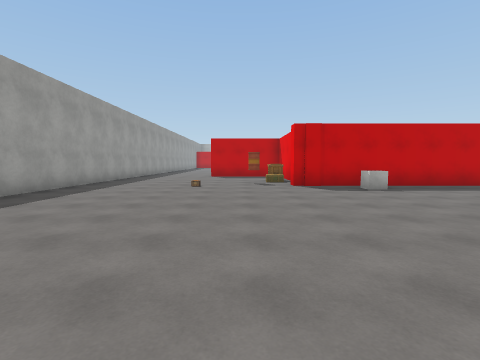
view 1 (above)

24 first-person views from a walk through a 3-D level made in the Unity game engine. The camera is 1.5 m above the floor, tilts 4° down and sees 85° across. The floor is counted in squares, 2 m on a side. Each view is taken from the middle of a square. On the plan, view 1 faces up. The plan holds only what a view shows up to about 9 squares ahead; the rest is blank. The place goes on beyond the plan. The player character is not drawn. Some surface patterns are stand-ins.

view 2
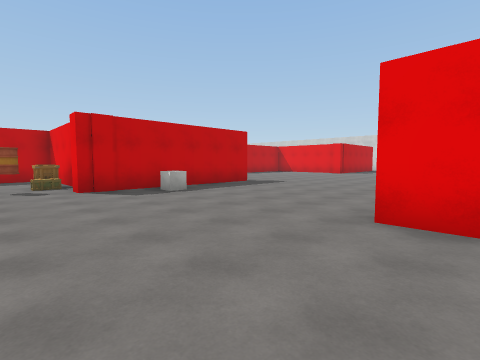

view 3
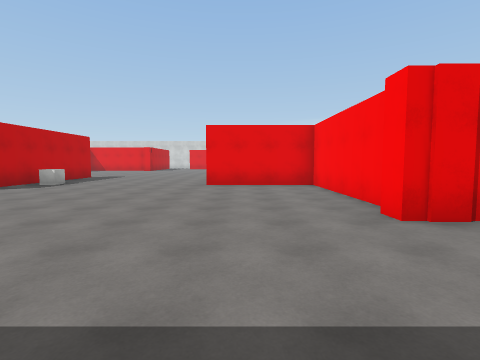

view 4
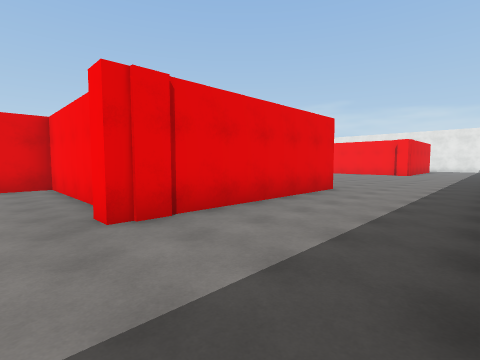

view 5
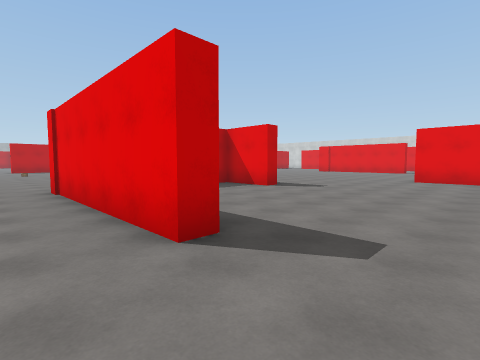

view 6
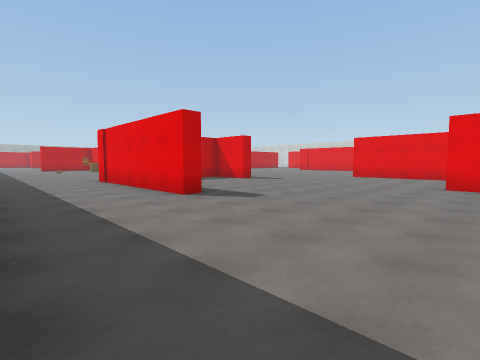

view 7
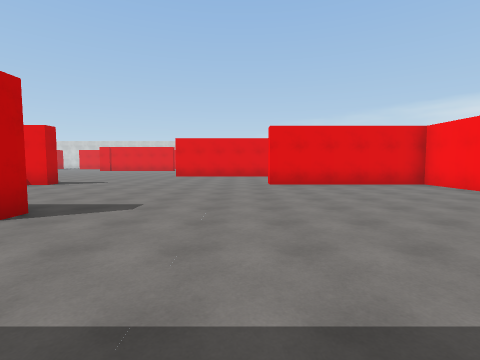

view 8
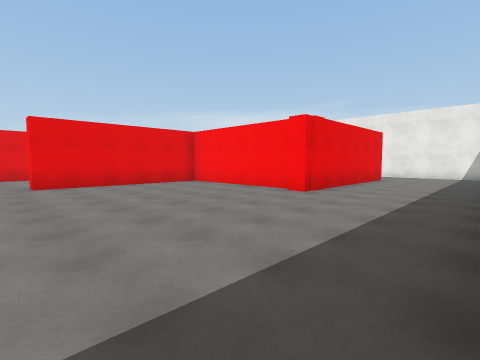

view 9
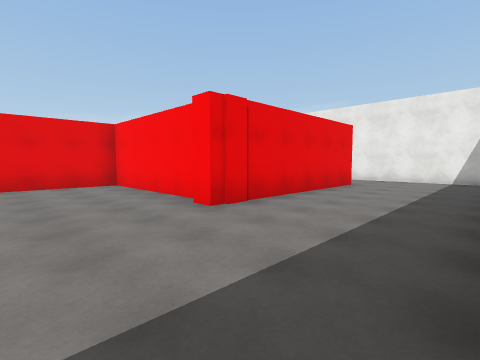

view 10
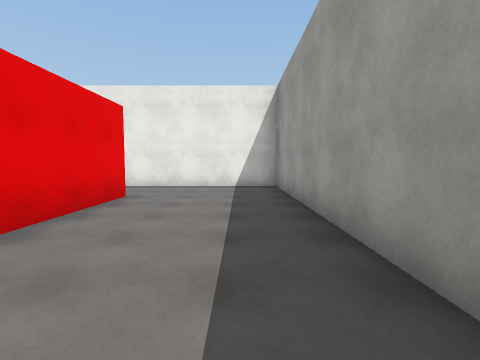

view 11
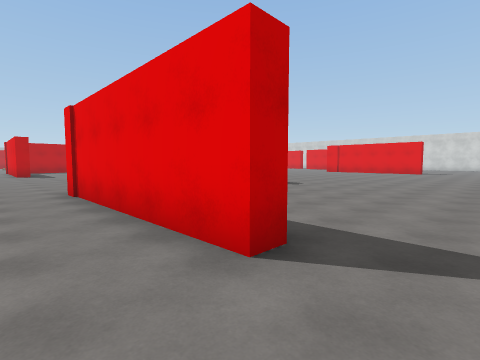

view 12
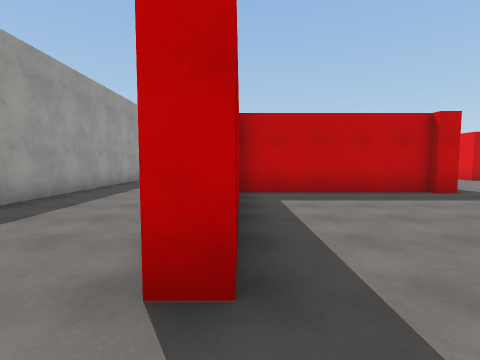

view 13
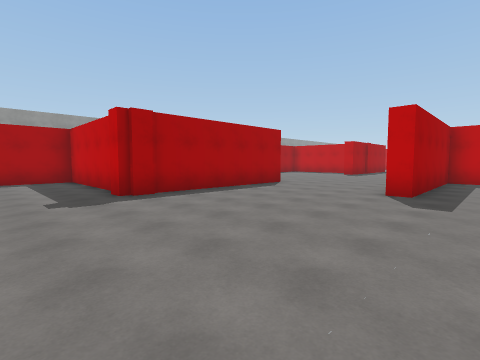

view 14
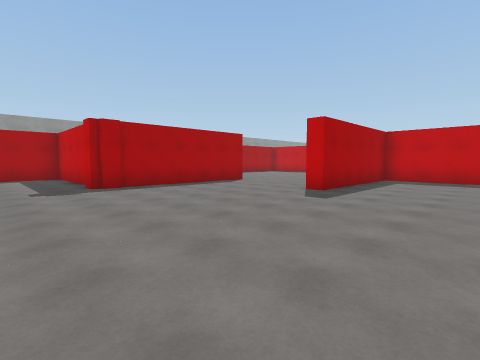

view 15
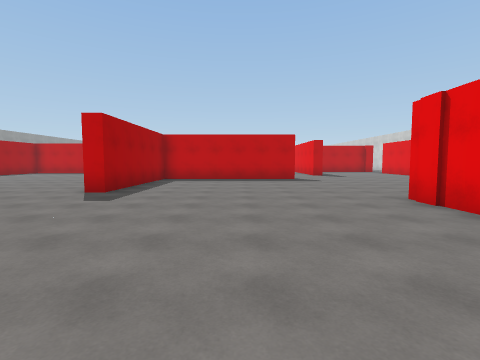

view 16
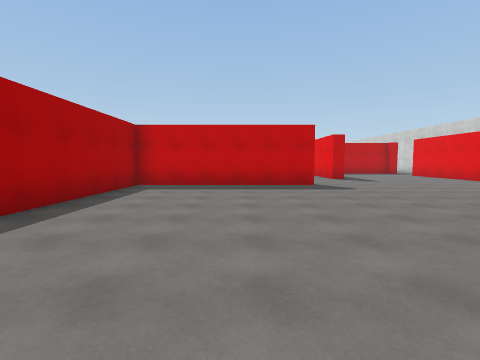

view 17
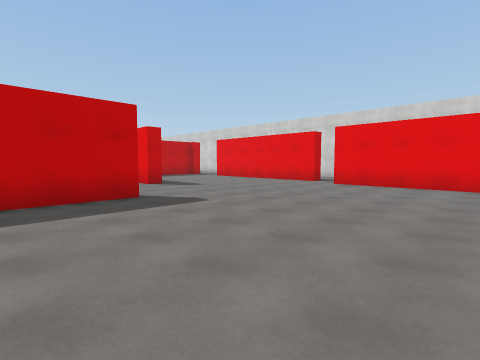

view 18
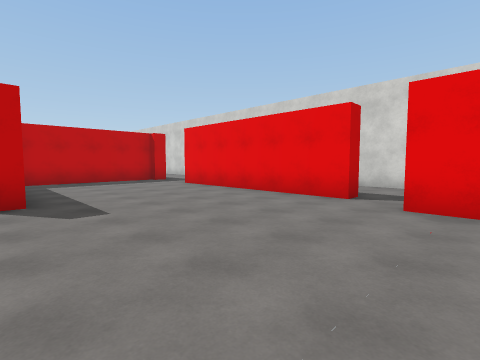

view 19
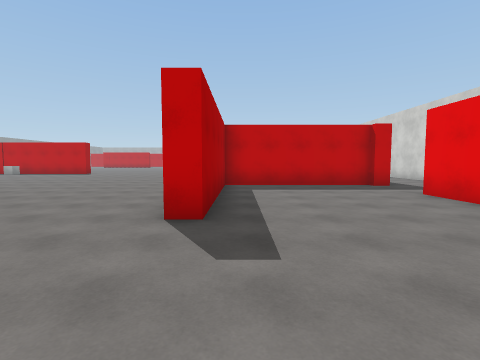

view 20
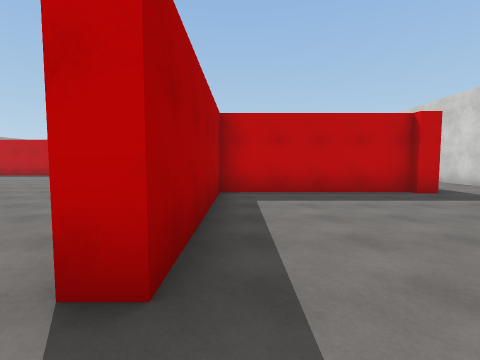

view 21
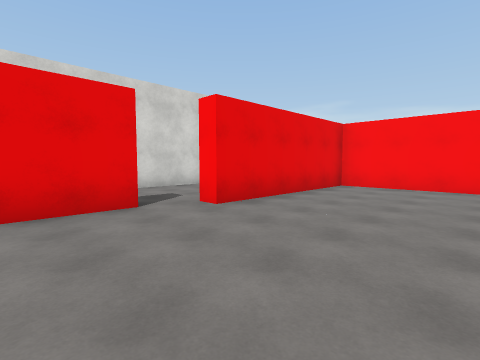

view 22
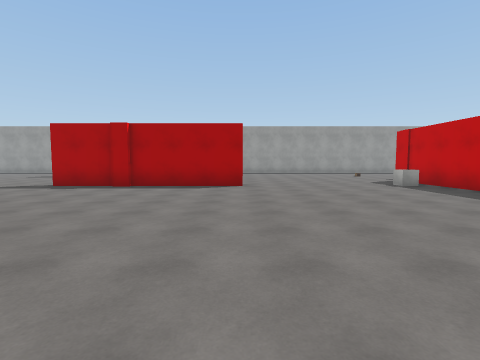

view 23
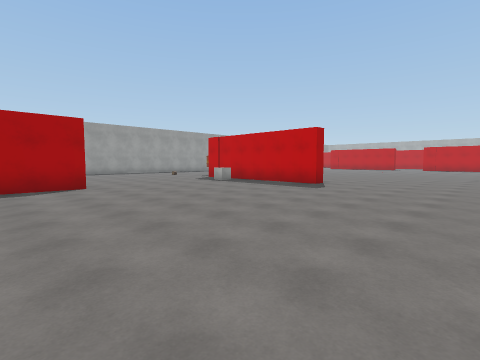

view 24
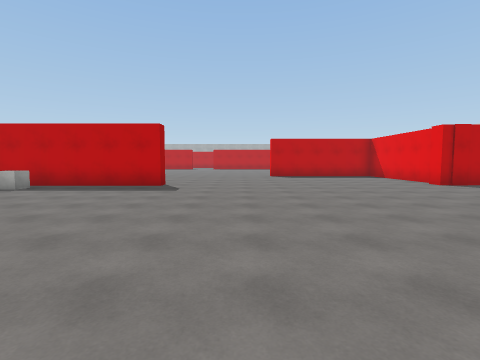

### Floor plan
Points are (right, up) in squares from view 1. A wall is a line through its corners. A room is listed if a view was taken in it or the views show most of it. See-through windows are left out.
Room 1 (views 1, 2, 3, 4, 5, 6, 7, 8, 9, 10, 11, 22, 23, 24)
walls: (3.9, 2.1) (3.9, -3.8) (3.4, -3.8) (3.4, -2.6); (-0.6, -1.4) (3.4, -1.4) (3.4, 2.1); (8.2, -8.6) (8.2, -7.4); (-1.1, -6.9) (-1.7, -6.9) (-1.7, -1.1) (-1.1, -1.1); (7.5, 8.6) (7.5, 8.1) (1.7, 8.1) (1.7, 8.6); (2, 10.4) (2, 11.5); (-5.1, 9) (-5.1, 5.5); (17.2, 8.1) (16.4, 8.1); (17.8, 8.3) (16.4, 8.3) (16.4, 8.9); (-0.9, -16.1) (3.6, -16.1) (3.6, -11) (4.1, -11); (-5.1, -14) (-5.1, -24) (-1.4, -24); (-1.5, -21.6) (-1.5, -15.8) (-1, -15.8)
ways out: opening at (-1, -22.5) to room 2; opening at (6.5, -10.2) to room 2; opening at (15, -5) to room 2
objects: barrel (0, 9); box (1, 10); crate (2, 10); cube (4, 7)
Room 2 (views 12, 13, 14, 15, 16, 17, 18, 19, 20, 21)
walls: (15.4, -15.4) (15.4, -13.8); (17.2, -14.1) (20.6, -14.1) (20.6, -9) (21.1, -9); (14.5, -7.6) (8.7, -7.6) (8.7, -12.6) (8.1, -12.6); (21.8, -7.9) (21.2, -7.9) (21.2, -1.9); (24.3, -11.4) (24.3, -6.9); (4.1, -12.1) (4.1, -16.8) (3.6, -16.8); (3.8, -16.6) (-1.1, -16.6); (16.5, 0.1) (16.5, -4.6) (16, -4.6) (16, -4.2); (21.8, 0.1) (21.1, 0.1); (21.2, 0.4) (16.5, 0.4); (-1, -17.2) (-1, -21.4); (24.3, 2) (24.3, 3.1); (-1, -21.6) (-1.5, -21.6); (-1.4, -24) (-0.4, -24)
ways out: opening at (-1, -22.5) to room 1; opening at (6.5, -10.2) to room 1; opening at (15, -5) to room 1

Positions as (right, up) in squares from view 1, and headings:
1: (0, 0), facing up
2: (0, 1), facing up-right
3: (-5, 1), facing right
4: (-5, 0), facing down-right
5: (-3, -9), facing up-right
6: (-5, -12), facing up-right
7: (-5, -10), facing right
8: (-5, -10), facing down-right
9: (-5, -13), facing down-right
10: (-4, -16), facing down
11: (-3, -23), facing up-right
12: (-1, -23), facing up
13: (10, -19), facing up-left
14: (12, -19), facing up-left
15: (12, -19), facing up
16: (12, -16), facing up
17: (12, -13), facing up-right
18: (16, -10), facing up-right
19: (17, -8), facing up
20: (17, -6), facing up
21: (17, -6), facing down-right
22: (12, 2), facing left
23: (12, 0), facing up-left
24: (10, 0), facing up
